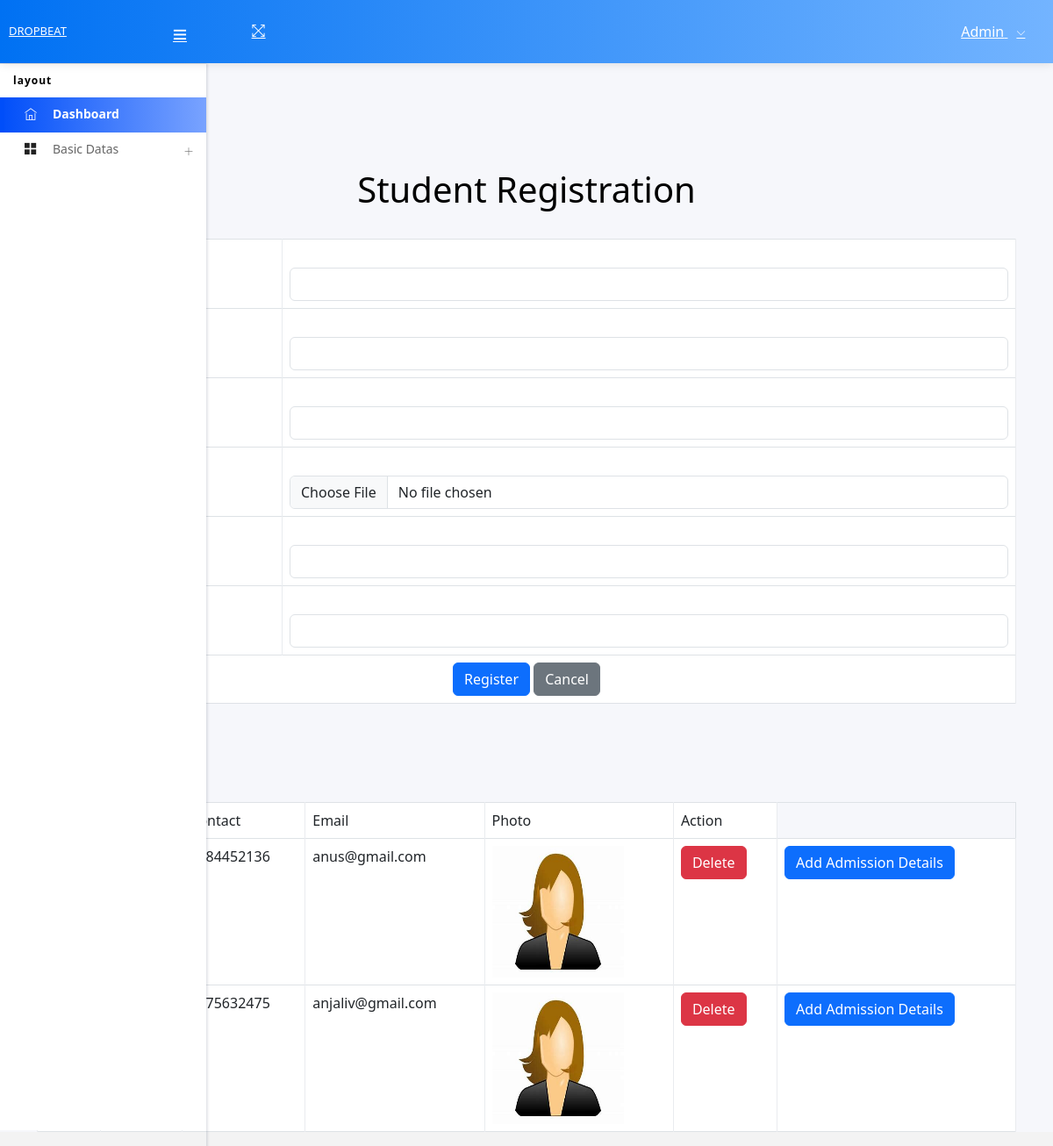
The app's page /Project/Admin/StudentRegistration.php with its own data.
### tables this page shows
CREATE TABLE `tbl_studentregistration` (
  `student_id` int(11) NOT NULL auto_increment,
  `student_name` varchar(50) NOT NULL,
  `student_contact` varchar(50) NOT NULL,
  `student_email` varchar(50) NOT NULL,
  `student_password` varchar(50) NOT NULL,
  `student_photo` varchar(50) NOT NULL,
  PRIMARY KEY  (`student_id`)
);

### Project/Admin/StudentRegistration.php (the view, shortened to what this page needs)
<?php
include("Head.php");
?>
<!DOCTYPE html PUBLIC "-//W3C//DTD XHTML 1.0 Transitional//EN" "http://www.w3.org/TR/xhtml1/DTD/xhtml1-transitional.dtd">
<html xmlns="http://www.w3.org/1999/xhtml">
<head>
<link href="https://cdn.jsdelivr.net/npm/bootstrap@5.5.0/dist/css/bootstrap.min.css" rel="stylesheet">
</body>
</head>
<body style="background-color:lightslategray;color: black;">
<body>
<br><br><br><br><br>
<div class="container">
<center><h1>Student Registration</h1></center>
        <form action="" method="post" enctype="multipart/form-data" name="form1" id="form1">
            <table class="table table-bordered">
                <tr>
                    <th>Name</th>
                    <td>
                        <input type="text" name="txt_name" id="txt_name" class="form-control" autocomplete="off"  required  pattern="^[A-Z]+[A-Za-z ]*$" class="form-control" /></td>
                </tr> />
                <tr>
                    <th>Contact</th>
                    <td>
                        <input type="text" name="txt_contact" id="txt_contact" class="form-control" autocomplete="off" required
                            pattern="[7-9]{1}[0-9]{9}" title="Phone number with 7-9 and remaining 9 digits with 0-9" />
                    </td>
                </tr>
                <tr>
                    <th>Email</th>
                    <td>
                        <input type="email" name="txt_email" id="txt_email" class="form-control"  />
                    </td>
                </tr>
                <tr>
                    <th>Photo</th>
                    <td>
                        <input type="file" name="fileField" id="fileField" class="form-control" required />
                    </td>
                </tr>
                <tr>
                    <th>Password</th>
                    <td>
                        <input type="password" name="txt_password" id="txt_password" pattern="(?=.*\d)(?=.*[a-z])(?=.*[A-Z]).{8,}" title="Must contain at least one number and one uppercase and lowercase letter, and at least 8 or more characters" required name="txt_password" class="form-control" />
                    </td>
                </tr>
                <tr>w
                    <th>Re-Password</th>
                    <td>
                        <input type="password" name="textfield" id="textfield" class="form-control" autocomplete="off" required />
                    </td>
                </tr>
                <tr>
                    <td colspan="2" align="center">
                        <input type="submit" name="button" id="button" value="Register" class="btn btn-primary" />
                        <input type="submit" name="btn_submit" id="button2" value="Cancel" class="btn btn-secondary" />
                    </td>
                </tr>
            </table>
            <br><br><br><br>
            <table class="table table-bordered">
                <tr>
                    <td>Sl No</td>
                    <td>Name</td>
                    <td>Contact</td>
                    <td>Email</td>
                    <td>Photo</td>
                    <td>Action</td>
                </tr>
                <?php
                $i = 0;
                $selQry = "select * from tbl_studentregistration";
                $data = mysql_query($selQry);
                while ($row = mysql_fetch_array($data)) {
                    $i++;
                ?>
                <tr>
                    <td><?php echo $i; ?></td>
                    <td><?php echo $row["student_name"]; ?></td>
                    <td><?php echo $row["student_contact"]; ?></td>
                    <td><?php echo $row["student_email"]; ?></td>
                    <td>
                        <img src="../Assets/Files/User/<?php echo $row["student_photo"]; ?>" width="150" height="150" />
                    </td>
                    <td><a href="StudentRegistration.php?student_id=<?php echo $row["student_id"]; ?>" class="btn btn-danger">Delete</a></td>
                    <td><a href="AdmissionDetails.php?student_id=<?php echo $row["student_id"]; ?>" class="btn btn-primary">Add Admission Details</a></td>
                </tr>
                <?php
                }
                ?>
            </table>
        </form>
    </div></body>
</html>

### records on screen
tbl_studentregistration: student_contact "9584452136", student_email "anus@gmail.com", student_photo (picture)
tbl_studentregistration: student_contact "9875632475", student_email "anjaliv@gmail.com", student_photo (picture)
